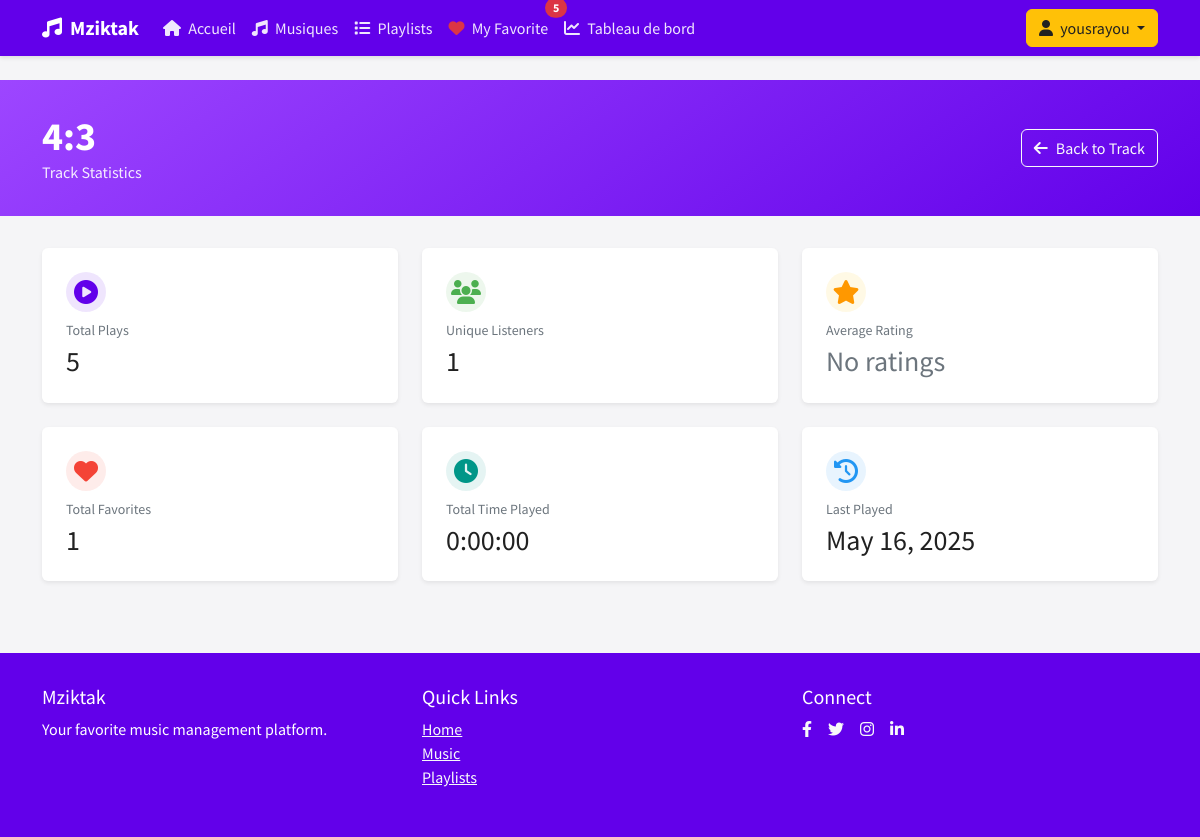
/music/1/statistics/ (signed in), run on the app's committed database.
### users/models.py (models this page shows, shortened)
class CustomUser(AbstractUser):
    REGULAR_USER = 'regular'
    ARTIST = 'artist'
    ADMIN = 'admin'
    USER_TYPE_CHOICES = [
        (REGULAR_USER, 'Regular User'),
        (ARTIST, 'Artist'),
        (ADMIN, 'Administrator'),
    ]
    user_type = models.CharField(
        max_length=10,
        choices=USER_TYPE_CHOICES,
        default=REGULAR_USER
    )
    profile_image = models.ImageField(
        upload_to='profile_images/',
        default='profile_images/default.png'
    )

### music_app/models.py (models this page shows, shortened)
class Music(models.Model):
    GENRE_CHOICES = [
        ('pop', 'Pop'),
        ('rock', 'Rock'),
        ('jazz', 'Jazz'),
        ('classical', 'Classical'),
        ('hip_hop', 'Hip Hop'),
        ('electronic', 'Electronic'),
        ('country', 'Country'),
        ('r_and_b', 'R&B'),
        ('indie', 'Indie'),
        ('chaabi','chaabi'),
        ('other', 'Other'),
    ]
    title = models.CharField(max_length=100)
    artist = models.ForeignKey('users.Artist', on_delete=models.CASCADE, related_name='music')
    genre = models.CharField(max_length=20, choices=GENRE_CHOICES, default='other')
    duration = models.DurationField(null=True, blank=True)
    release_date = models.DateField()
    audio_file = models.FileField(upload_to='music/')
    cover_image = models.ImageField(upload_to='covers/', default='covers/default.jpg')
    created_at = models.DateTimeField(auto_now_add=True)
    class Meta:
        verbose_name_plural = 'Music'
        ordering = ['-release_date']

class MusicStatistics(models.Model):
    music = models.OneToOneField(Music, on_delete=models.CASCADE, related_name='statistics')
    total_plays = models.PositiveIntegerField(default=0)
    unique_listeners = models.PositiveIntegerField(default=0)
    average_rating = models.FloatField(default=0.0)
    total_favorites = models.PositiveIntegerField(default=0)
    last_played = models.DateTimeField(null=True, blank=True)
    total_duration_played = models.DurationField(default=timedelta())
    created_at = models.DateTimeField(auto_now_add=True)
    updated_at = models.DateTimeField(auto_now=True)
    class Meta:
        verbose_name_plural = 'Music Statistics'

### music_app/views.py (the view)
# urls.py: path('music/<int:pk>/statistics/', views.music_statistics, name='music_statistics'),
def music_statistics(request, pk):
    music = get_object_or_404(Music, pk=pk)
    if not request.user.is_authenticated:
        messages.warning(request, 'You must be logged in to view statistics.')
        return redirect('login')
    return render(request, 'music_app/music_statistics.html', {
        'music': music
    })

### music_app/context_processors.py (called while the page is built)
def favorite_count(request):
    if request.user.is_authenticated:
        count = UserMusicPreference.objects.filter(
            user=request.user,
            favorite=True
        ).count()
        return {'favorite_count': count}
    return {'favorite_count': 0}

### templates/music_app/music_statistics.html (shortened to what this page needs)
{% extends 'base.html' %}
{% block content %}
<div class="music-header">
    <div class="container">
        <div class="row align-items-center">
            <div class="col-md-8">
                <h1>{{ music.title }}</h1>
                <p class="mb-0">Track Statistics</p>
            </div>
            <div class="col-md-4 text-md-end">
                <a href="{% url 'music_detail' music.id %}" class="btn btn-outline-light">
                    <i class="fas fa-arrow-left me-2"></i>Back to Track
                </a>
            </div>
        </div>
    </div>
</div>
<div class="container">
    <div class="row g-4">
        <div class="col-md-4">
            <div class="p-4 rounded bg-white shadow-sm h-100 stats-card stats-plays" data-value="{{ music.statistics.total_plays|default:'0' }}">
                <div class="stats-icon">
                    <i class="fas fa-play-circle"></i>
                </div>
                <div class="text-muted small mb-1">Total Plays</div>
                <div class="h3 mb-0 stats-value">0</div>
            </div>
        </div>
        <div class="col-md-4">
            <div class="p-4 rounded bg-white shadow-sm h-100 stats-card stats-listeners" data-value="{{ music.statistics.unique_listeners|default:'0' }}">
                <div class="stats-icon">
                    <i class="fas fa-users"></i>
                </div>
                <div class="text-muted small mb-1">Unique Listeners</div>
                <div class="h3 mb-0 stats-value">0</div>
            </div>
        </div>
        <div class="col-md-4">
            <div class="p-4 rounded bg-white shadow-sm h-100 stats-card stats-rating">
                <div class="stats-icon">
                    <i class="fas fa-star"></i>
                </div>
                <div class="text-muted small mb-1">Average Rating</div>
                <div class="h3 mb-0 stats-value">
                    {% if music.statistics.average_rating > 0 %}
                        <span class="rating-value">{{ music.statistics.average_rating|floatformat:1 }}</span>
                        <small class="text-warning">★</small>
                    {% else %}
                        <span class="text-muted">No ratings</span>
                    {% endif %}
                </div>
            </div>
        </div>
        <div class="col-md-4">
            <div class="p-4 rounded bg-white shadow-sm h-100 stats-card stats-favorites" data-value="{{ music.statistics.total_favorites|default:'0' }}">
                <div class="stats-icon">
                    <i class="fas fa-heart"></i>
                </div>
                <div class="text-muted small mb-1">Total Favorites</div>
                <div class="h3 mb-0 stats-value">0</div>
            </div>
        </div>
        <div class="col-md-4">
            <div class="p-4 rounded bg-white shadow-sm h-100 stats-card stats-duration">
                <div class="stats-icon">
                    <i class="fas fa-clock"></i>
                </div>
                <div class="text-muted small mb-1">Total Time Played</div>
                <div class="h3 mb-0 stats-value">{{ music.statistics.total_duration_played|default:"0:00:00" }}</div>
            </div>
        </div>
        <div class="col-md-4">
            <div class="p-4 rounded bg-white shadow-sm h-100 stats-card stats-last-played">
                <div class="stats-icon">
                    <i class="fas fa-history"></i>
                </div>
                <div class="text-muted small mb-1">Last Played</div>
                <div class="h3 mb-0 stats-value">
                    {% if music.statistics.last_played %}
                        {{ music.statistics.last_played|date:"M d, Y" }}
                    {% else %}
                        <span class="text-muted">Never</span>
                    {% endif %}
                </div>
            </div>
        </div>
    </div>
</div>
{% endblock %}

### templates/includes/navigation.html (shortened to what this page needs)
<nav class="navbar navbar-expand-lg navbar-dark">
    <div class="container">
        <a class="navbar-brand" href="{% url 'home' %}">
            <i class="fas fa-music me-2"></i>Mziktak
        </a>
        <div class="collapse navbar-collapse" id="navbarNav">
            <ul class="navbar-nav me-auto">
                <li class="nav-item">
                    <a class="nav-link" href="{% url 'home' %}">
                        <i class="fas fa-home me-1"></i> Accueil
                    </a>
                </li>
                <li class="nav-item">
                    <a class="nav-link" href="{% url 'music_list' %}">
                        <i class="fas fa-music me-1"></i> Musiques
                    </a>
                </li>
                <li class="nav-item">
                    <a class="nav-link" href="{% url 'playlist_list' %}">
                        <i class="fas fa-list me-1"></i> Playlists
                    </a>
                </li>
                <li class="nav-item">
                    <a class="nav-link position-relative" href="{% if user.is_authenticated %}{% url 'favorite_list' %}{% else %}{% url 'login' %}?next={% url 'favorite_list' %}{% endif %}">
                        <i class="fas fa-heart me-1 {% if user.is_authenticated %}text-danger{% endif %}"></i> My Favorite
                        {% if user.is_authenticated %}
                        <span class="position-absolute top-0 start-100 translate-middle badge rounded-pill bg-danger">
                            {{ favorite_count }}
                        </span>
                        {% endif %}
                    </a>
                </li>
                {% if user.is_authenticated %}
                <li class="nav-item">
                    <a class="nav-link" href="{% url 'dashboard' %}">
                        <i class="fas fa-chart-line me-1"></i> Tableau de bord
                    </a>
                </li>
                {% endif %}
            </ul>
            <div class="d-flex">
                {% if user.is_authenticated %}
                    <div class="dropdown">
                        <button class="btn btn-accent dropdown-toggle" type="button" id="userDropdown" data-bs-toggle="dropdown" aria-expanded="false">
                            <i class="fas fa-user me-1"></i> {{ user.username }}
                        </button>
                    </div>
                {% endif %}
            </div>
        </div>
    </div>
</nav>

### templates/base.html (style rules this page uses)
:root { --primary: #6200EA; --primary-light: #9d46ff; --primary-dark: #0a00b6; --accent: #FFC107; --text-on-primary: #ffffff; --text-primary: #212121; --text-secondary: #757575; --success: #4CAF50; --warning: #FF9800; --error: #F44336; --background: #f5f5f7; }
body { font-family: 'Source Sans Pro', sans-serif; background-color: var(--background); color: var(--text-primary); min-height: 100vh; display: flex; flex-direction: column; }
.navbar { background-color: var(--primary); box-shadow: 0 2px 4px rgba(0,0,0,0.1); }
.navbar-brand { font-weight: 700; color: var(--text-on-primary) !important; }
.navbar-dark .navbar-nav .nav-link { color: rgba(255,255,255,0.9); transition: all 0.3s ease; }
.btn-accent { background-color: var(--accent); border-color: var(--accent); color: var(--text-primary); }
.slide-up { animation: slideUp 0.5s ease-out; }

### templates/music_app/music_statistics.html (style rules this page uses)
.stats-card { transition: all 0.3s ease; transform: translateY(0); opacity: 0; }
.stats-card.animate { opacity: 1; }
.stats-value { transition: all 0.5s ease; }
.stats-icon { font-size: 1.5rem; width: 40px; height: 40px; display: flex; align-items: center; justify-content: center; border-radius: 50%; margin-bottom: 0.5rem; transition: all 0.3s ease; }
.stats-plays .stats-icon { background-color: rgba(98, 0, 234, 0.1); color: var(--primary); }
.stats-listeners .stats-icon { background-color: rgba(76, 175, 80, 0.1); color: var(--success); }
.stats-rating .stats-icon { background-color: rgba(255, 193, 7, 0.1); color: var(--warning); }
.stats-favorites .stats-icon { background-color: rgba(244, 67, 54, 0.1); color: var(--error); }
.stats-duration .stats-icon { background-color: rgba(0, 150, 136, 0.1); color: #009688; }
.stats-last-played .stats-icon { background-color: rgba(33, 150, 243, 0.1); color: #2196F3; }
.music-header { background: linear-gradient(145deg, var(--primary-light), var(--primary)); color: white; padding: 2rem 0; margin-bottom: 2rem; }
.music-header h1 { margin: 0; font-size: 2.5rem; font-weight: 700; }
.music-header p { margin: 0; opacity: 0.9; }

### data on the page
CustomUser: username "yousrayou"
Music: title "4:3", statistics.total_duration_played "0:00:00", statistics.last_played "May 16, 2025"

### other printed values
{{ favorite_count }} "5"
